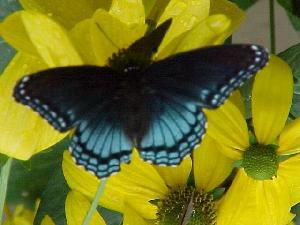
%> input picture p3/feature_engineering/PHOG/image_0058.jpg, 300 x 225 px
$ octave --eval "result = boundaries(rgb2gray(imread('../PHOG/image_0058.jpg')));"   (GNU Octave 9; MATLAB toolbox functions it lacks are replaced by stand-ins)
%> lines starting %> are read from the running program, lines starting %| are printed output that depends on the picture; in (x1, y1, x2, y2) boxes, pixels count from 0 and x2, y2 are one past the last pixel; in counts of white or black regions, pixels touching at a corner belong together; the program's own positions count from 1
function B = boundaries(BW, conn, dir)
%BOUNDARIES Trace object boundaries.
%   B = BOUNDARIES(BW) traces the exterior boundaries of objects in
%   the binary image BW.  B is a P-by-1 cell array, where P is the
%   number of objects in the image. Each cell contains a Q-by-2
%   matrix, each row of which contains the row and column coordinates
%   of a boundary pixel.  Q is the number of boundary pixels for the
%   corresponding object.  Object boundaries are traced in the
%   clockwise direction.
%
%   B = BOUNDARIES(BW, CONN) specifies the connectivity to use when
%   tracing boundaries.  CONN may be either 8 or 4.  The default
%   value for CONN is 8.
%
%   B = BOUNDARIES(BW, CONN, DIR) specifies the direction used for
%   tracing boundaries.  DIR should be either 'cw' (trace boundaries
%   clockwise) or 'ccw' (trace boundaries counterclockwise).  If DIR
%   is omitted BOUNDARIES traces in the clockwise direction.

%   Copyright 2002-2004 R. C. Gonzalez, R. E. Woods, & S. L. Eddins
%   Digital Image Processing Using MATLAB, Prentice-Hall, 2004
%   $Revision: 1.6 $  $Date: 2003/11/21 14:22:07 $

if nargin < 3
   dir = 'cw';
end

if nargin < 2
   conn = 8;
end

L = bwlabel(BW, conn);
%> L: size 225x300 double; every value is 1

% The number of objects is the maximum value of L.  Initialize the
% cell array B so that each cell initially contains a 0-by-2 matrix.
numObjects = max(L(:));
%> numObjects = 1
if numObjects > 0
   B = {zeros(0, 2)};
   B = repmat(B, numObjects, 1);
%> B = {[]}
else
   B = {};
end

% Pad label matrix with zeros.  This lets us write the
% boundary-following loop without worrying about going off the edge
% of the image.
Lp = padarray(L, [1 1], 0, 'both');
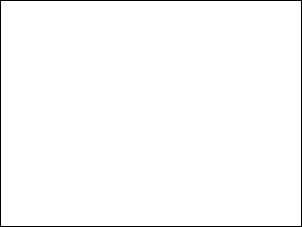
%> Lp: size 227x302 double; values 0 (black) and 1 (white), 98.5% white; black in thin lines or dots

% Compute the linear indexing offsets to take us from a pixel to its
% neighbors.
M = size(Lp, 1);
%> M = 227
if conn == 8
   % Order is N NE E SE S SW W NW.
   offsets = [-1, M - 1, M, M + 1, 1, -M + 1, -M, -M-1];
%> offsets = [-1 226 227 228 1 -226 -227 -228]
else
   % Order is N E S W.
   offsets = [-1, M, 1, -M];
end

% next_search_direction_lut is a lookup table.  Given the direction
% from pixel k to pixel k+1, what is the direction to start with when
% examining the neighborhood of pixel k+1?
if conn == 8
   next_search_direction_lut = [8 8 2 2 4 4 6 6];
else
   next_search_direction_lut = [4 1 2 3];
end

% next_direction_lut is a lookup table.  Given that we just looked at
% neighbor in a given direction, which neighbor do we look at next?
if conn == 8
   next_direction_lut = [2 3 4 5 6 7 8 1];
else
   next_direction_lut = [2 3 4 1];
end

% Values used for marking the starting and boundary pixels.
START    = -1;
BOUNDARY = -2;

% Initialize scratch space in which to record the boundary pixels as
% well as follow the boundary.
scratch = zeros(100, 1);

% Find candidate starting locations for boundaries.
[rr, cc] = find((Lp(2:end-1, :) > 0) & (Lp(1:end-2, :) == 0));
%> rr = 300 values from 1 to 1; cc = 300 values from 2 to 301
rr = rr + 1;
%> rr = 300 values from 2 to 2

for k = 1:length(rr)
   r = rr(k);
   c = cc(k);
   if (Lp(r,c) > 0) & (Lp(r - 1, c) == 0) & isempty(B{Lp(r, c)})
      % We've found the start of the next boundary.  Compute its
      % linear offset, record which boundary it is, mark it, and
      % initialize the counter for the number of boundary pixels.
      idx = (c-1)*size(Lp, 1) + r;
      which = Lp(idx);

      scratch(1) = idx;
      Lp(idx) = START;
      numPixels = 1;
      currentPixel = idx;
      initial_departure_direction = [];

      done = 0;
      next_search_direction = 2;
      while ~done
         % Find the next boundary pixel.
         direction = next_search_direction;
         found_next_pixel = 0;
         for k = 1:length(offsets)
            neighbor = currentPixel + offsets(direction);
            if Lp(neighbor) ~= 0
               % Found the next boundary pixel.

               if (Lp(currentPixel) == START) & ...
                      isempty(initial_departure_direction)
                  % We are making the initial departure from
                  % the starting pixel.
                  initial_departure_direction = direction;

               elseif (Lp(currentPixel) == START) & ...
                      (initial_departure_direction == direction)
                  % We are about to retrace our path.
                  % That means we're done.
                  done = 1;
                  found_next_pixel = 1;
                  break;
               end

               % Take the next step along the boundary.
               next_search_direction = ...
                   next_search_direction_lut(direction);
               found_next_pixel = 1;
               numPixels = numPixels + 1;
               if numPixels > size(scratch, 1)
                  % Double the scratch space.
                  scratch(2*size(scratch, 1)) = 0;
               end
               scratch(numPixels) = neighbor;

               if Lp(neighbor) ~= START
                  Lp(neighbor) = BOUNDARY;
               end

               currentPixel = neighbor;
               break;
            end

            direction = next_direction_lut(direction);
         end

         if ~found_next_pixel
            % If there is no next neighbor, the object must just
            % have a single pixel.
            numPixels = 2;
            scratch(2) = scratch(1);
            done = 1;
         end
      end

      % Convert linear indices to row-column coordinates and save
      % in the output cell array.
      [row, col] = ind2sub(size(Lp), scratch(1:numPixels));
      B{which} = [row - 1, col - 1];
   end
end
%> this loop made 300 passes
%> (idx, which) on pass 1: (229, 1)
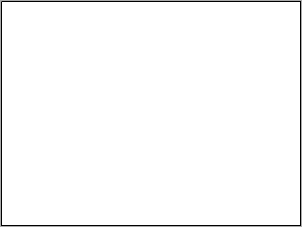
%> Lp: size 227x302 double; 1.53% of pixels changed, all inside (x1, y1, x2, y2) = (1, 1, 301, 226); drawn with min black and max white
%> after the loop, B = 1 item; col = 1047 values, max 301 at index 300, min 2 at index 1, mean 151.4; direction = 3; done = 1; found_next_pixel = 1; initial_departure_direction = 3; neighbor = 456; next_search_direction = 8; numPixels = 1047; row = 1047 values, max 226 at index 524, min 2 at index 1, mean 113.9; scratch = 1600 values, max 68326 at index 524, min 0 at index 1048, mean 22409.1
%> `result = boundaries(rgb2gray(imread('../PHOG/image_0058.jpg')));`: result = 1 item

if strcmp(dir, 'ccw')
   for k = 1:length(B)
      B{k} = B{k}(end:-1:1, :);
   end
end
